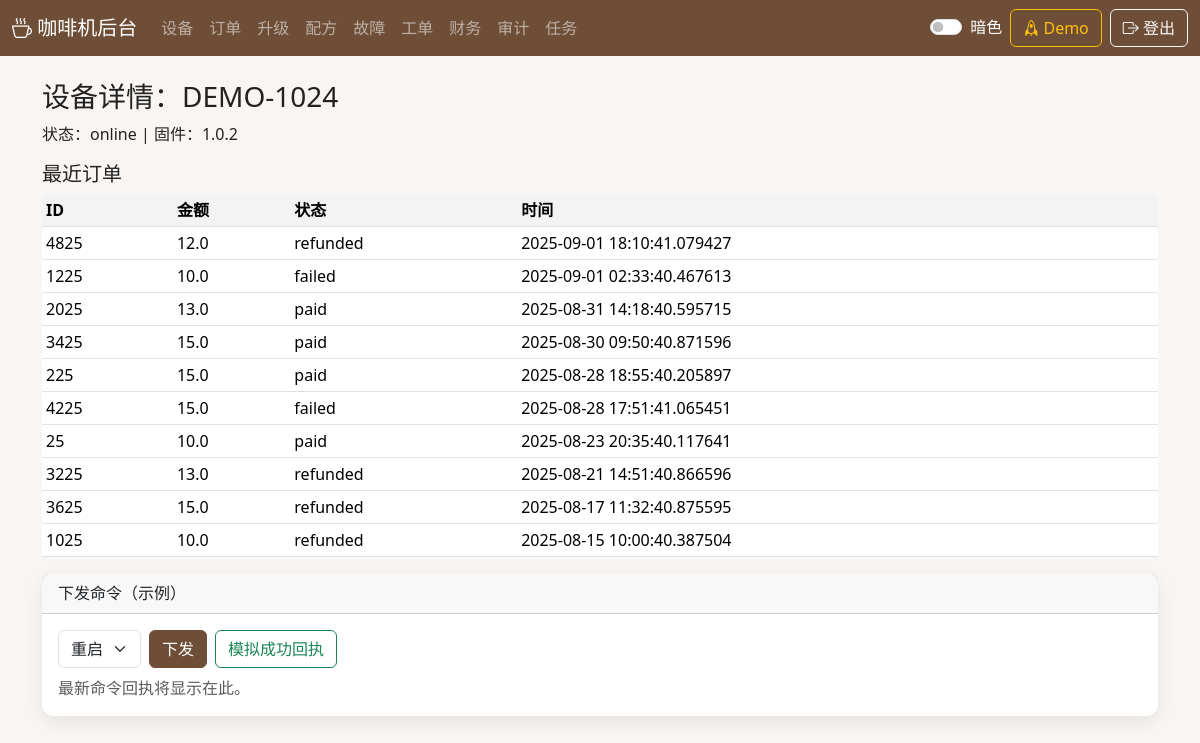
/devices/27 (signed in), run on the app's committed database.
### app/models.py (models this page shows)
class TimestampMixin:
    created_at: Mapped[datetime] = mapped_column(default=datetime.utcnow, nullable=False, index=True)
    updated_at: Mapped[datetime] = mapped_column(default=datetime.utcnow, onupdate=datetime.utcnow, nullable=False)

class Device(db.Model, TimestampMixin):
    __tablename__ = "devices"
    id: Mapped[int] = mapped_column(primary_key=True)
    device_no: Mapped[str] = mapped_column(nullable=False, unique=True, index=True)
    merchant_id: Mapped[int] = mapped_column(ForeignKey("merchants.id"), nullable=False, index=True)
    model: Mapped[Optional[str]] = mapped_column(nullable=True)
    firmware_version: Mapped[Optional[str]] = mapped_column(nullable=True)
    last_seen: Mapped[Optional[datetime]] = mapped_column(nullable=True, index=True)
    status: Mapped[str] = mapped_column(nullable=False, default="offline", index=True)
    location_lat: Mapped[Optional[float]] = mapped_column(nullable=True)
    location_lng: Mapped[Optional[float]] = mapped_column(nullable=True)
    address: Mapped[Optional[str]] = mapped_column(nullable=True)
    address_detail: Mapped[Optional[str]] = mapped_column(nullable=True)
    summary_address: Mapped[Optional[str]] = mapped_column(nullable=True)
    scene: Mapped[Optional[str]] = mapped_column(nullable=True)
    customer_code: Mapped[Optional[str]] = mapped_column(nullable=True)
    custom_fields: Mapped[Optional[Dict[str, Any]]] = mapped_column(JSON, nullable=True)
    merchant = relationship("Merchant", back_populates="devices")
    orders = relationship("Order", back_populates="device")

class Order(db.Model, TimestampMixin):
    __tablename__ = "orders"
    id: Mapped[int] = mapped_column(primary_key=True)
    order_no: Mapped[Optional[str]] = mapped_column(nullable=True, index=True)
    device_id: Mapped[int] = mapped_column(ForeignKey("devices.id"), nullable=False, index=True)
    merchant_id: Mapped[int] = mapped_column(ForeignKey("merchants.id"), nullable=False, index=True)
    product_id: Mapped[Optional[int]] = mapped_column(ForeignKey("product_catalog.id"), nullable=True)
    price: Mapped[float] = mapped_column(nullable=False, default=0.0)
    pay_method: Mapped[str] = mapped_column(nullable=False, default="cash")
    status: Mapped[str] = mapped_column(nullable=False, default="paid", index=True)
    is_exception: Mapped[bool] = mapped_column(nullable=False, default=False)
    raw_payload: Mapped[Optional[Dict[str, Any]]] = mapped_column(JSON, nullable=True)
    device = relationship("Device", back_populates="orders")

### app/blueprints/admin.py (the view)
@bp.route("/devices/<int:device_id>")
def device_detail_page(device_id: int):
    device = Device.query.get_or_404(device_id)
    recent_orders = Order.query.filter_by(device_id=device.id).order_by(Order.created_at.desc()).limit(10).all()
    return render_template("device_detail.html", device=device, recent_orders=recent_orders)

### app/blueprints/admin.py (called while the page is built)
@bp.before_app_request
def ensure_login():
    from flask import request as flask_request
    if flask_request.path.startswith("/api/"):
        return
    if flask_request.endpoint in {"auth.login_page", "static"}:
        return
    if session.get("user_id") is None:
        if not flask_request.path.startswith("/login"):
            return redirect(url_for("auth.login_page"))

### app/templates/device_detail.html (shortened to what this page needs)
{% extends 'base.html' %}
{% block content %}
<h3>设备详情：{{ device.device_no }}</h3>
<div class="mb-3">状态：{{ device.status }} | 固件：{{ device.firmware_version or '-' }}</div>
<h5>最近订单</h5>
<table class="table table-sm">
  <thead><tr><th>ID</th><th>金额</th><th>状态</th><th>时间</th></tr></thead>
  <tbody>
    {% for o in recent_orders %}
    <tr><td>{{ o.id }}</td><td>{{ o.price }}</td><td>{{ o.status }}</td><td>{{ o.created_at }}</td></tr>
    {% endfor %}
  </tbody>
</table>
<div class="card mt-3">
  <div class="card-header">下发命令（示例）</div>
  <div class="card-body">
    <form id="cmdForm" class="row g-2 align-items-center">
      <div class="col-auto"><select class="form-select" name="command_type"><option value="reboot">重启</option><option value="open_door">开门</option></select></div>
      <div class="col-auto"><button class="btn btn-primary" type="submit">下发</button></div>
      <div class="col-auto"><button class="btn btn-outline-success" id="simOk" type="button">模拟成功回执</button></div>
      <div id="cmdHint" class="text-muted mt-2">最新命令回执将显示在此。</div>
    </form>
  </div>
</div>
{% endblock %}

### app/static/css/theme.css (style rules this page uses)
:root { --primary:#6f4e37; --accent:#d4a373; --success:#2ca58d; --danger:#d9534f; --bg:#f8f5f2; --card:#ffffff; --text:#222; }
body { background:var(--bg); color:var(--text); }
.card { border:none; border-radius:12px; box-shadow:0 6px 18px rgba(0,0,0,.08); }
.btn-primary { background:var(--primary); border-color:var(--primary); }
.table thead th { background:#f3f3f3; }

### data on the page
Device: device_no "DEMO-1024", status "online", firmware_version "1.0.2"
Order: id "1225", price "10.0", status "failed", created_at "2025-09-01 02:33:40.467613"
Order: id "2025", price "13.0", status "paid", created_at "2025-08-31 14:18:40.595715"
Order: id "3425", price "15.0", status "paid", created_at "2025-08-30 09:50:40.871596"
Order: id "225", price "15.0", status "paid", created_at "2025-08-28 18:55:40.205897"
Order: id "25", price "10.0", status "paid", created_at "2025-08-23 20:35:40.117641"
Order: id "3225", price "13.0", status "refunded", created_at "2025-08-21 14:51:40.866596"
Order: id "3625", price "15.0", status "refunded", created_at "2025-08-17 11:32:40.875595"
Order: id "1025", price "10.0", status "refunded", created_at "2025-08-15 10:00:40.387504"

### other printed values
{{ o.id }} "4825" "4225"
{{ o.price }} "12.0" "15.0"
{{ o.status }} "refunded" "failed"
{{ o.created_at }} "2025-09-01 18:10:41.079427" "2025-08-28 17:51:41.065451"
